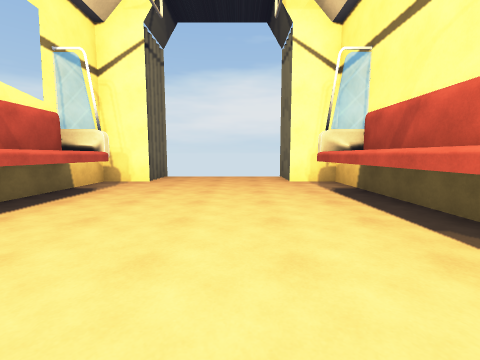
[1] (above)

16 first-person views from a walk through a 3-D level made in the Unity game engine. The camera is 1.4 m above the floor, tilts 6° down and sees 90° across. The floor is counted in squares, 2 m on a side. Each view is taken from the middle of a square. On the plan, view 1 faces up. The plan holds only what a view shows up to about 9 squares ahead; the rest is blank. The place goes on beyond the plan.

[2]
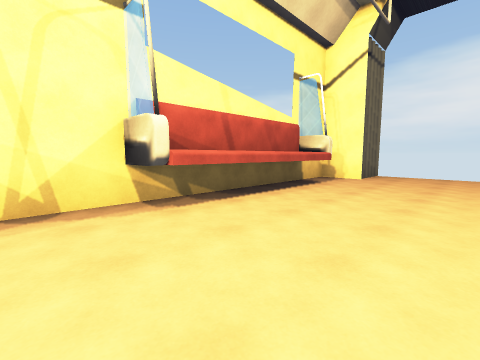

[3]
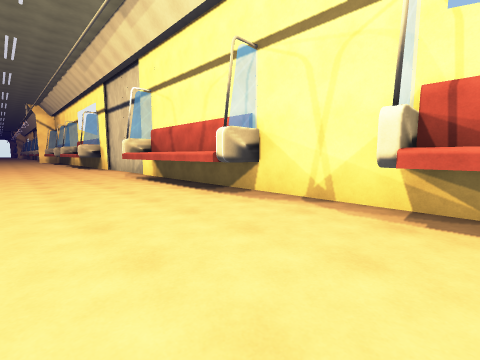

[4]
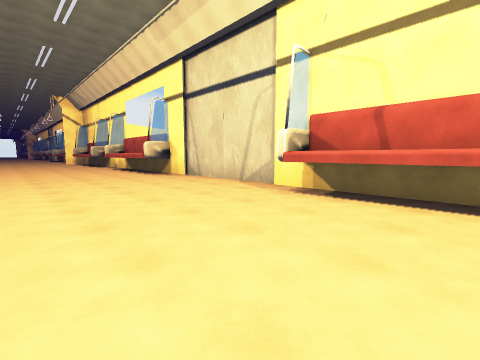

[5]
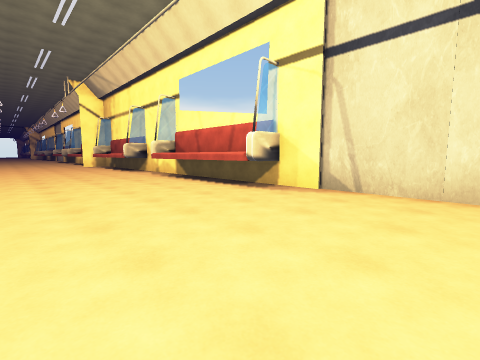

[6]
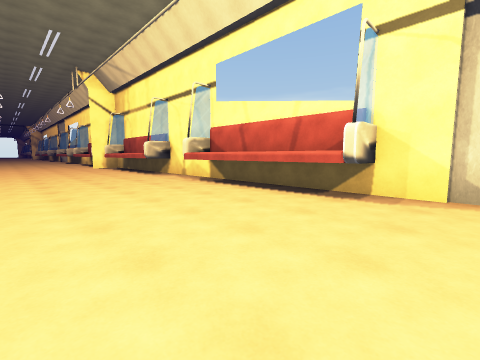

[7]
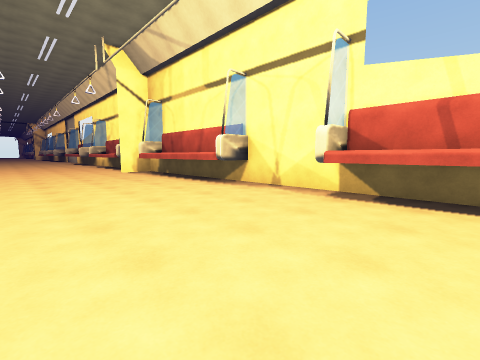

[8]
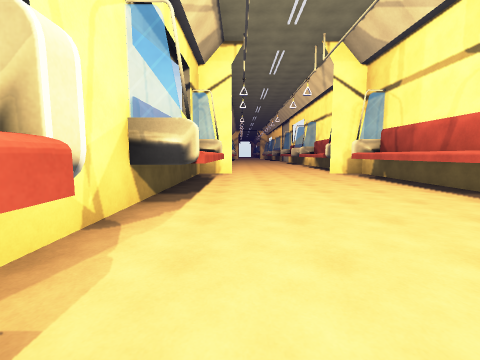

[9]
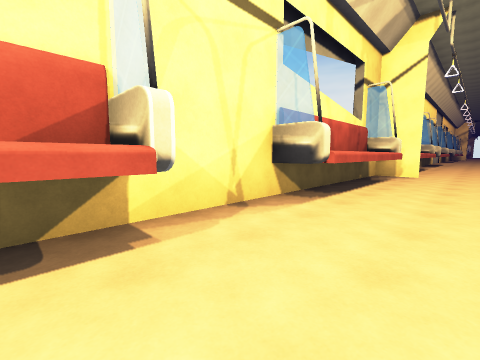

[10]
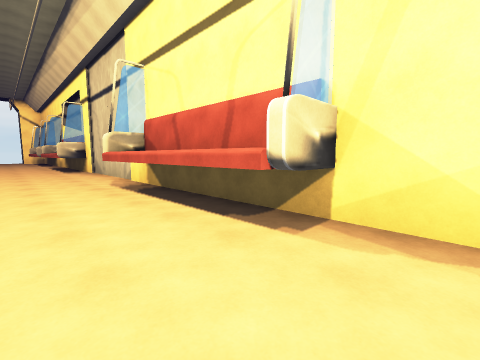

[11]
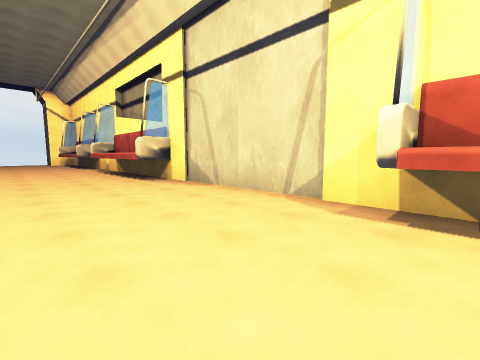

[12]
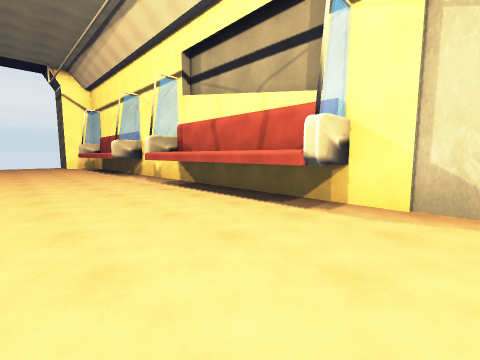

[13]
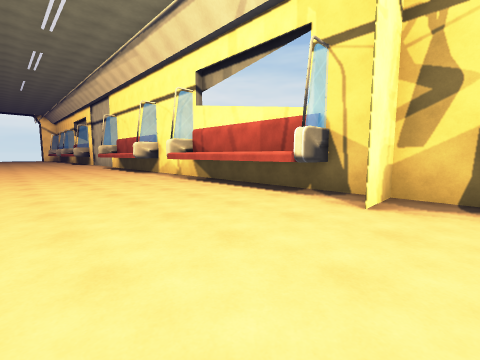

[14]
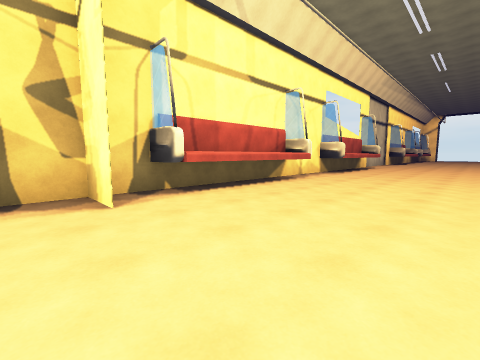

[15]
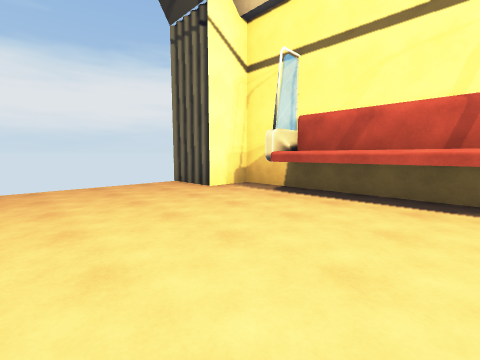

[16]
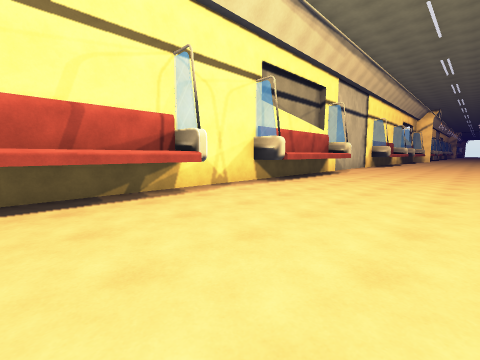

### Floor plan
Points are (right, up) in squares from view 1. A wall is a line through its corners. A room is listed if a view was taken in it or the views show most of it. See-through windows are left out.
Room 1 (views 1, 2, 3, 4, 5, 6, 7, 8, 9, 10, 11, 12, 13, 14, 15, 16)
walls: (-3.6, -12.3) (-2.6, -12.3) (-2.6, -17); (2.5, -6.7) (1.5, -6.7) (1.5, -2) (2.5, -2); (2.5, -16.9) (1.5, -16.9) (1.5, -12.2); (-3.6, -2) (-2.6, -2) (-2.6, -6.7); (-3.6, -19.3) (-2.6, -19.3) (-2.6, -23.9); (2.6, 0.3) (1.5, 0.3) (1.5, 5); (1.5, -23.9) (1.5, -19.3) (2.5, -19.3); (-2.2, -25) (-3.6, -25); (-2.6, 5) (-2.6, 0.3) (-3.6, 0.3); (2.6, -25) (1.2, -25) (2.5, -25); (1.4, 6.3) (1.2, 6.9); (2.5, -26.1) (2.5, 6.3) (1.2, 6.3) (1.4, 6.9) (1.2, 7.5); (1.5, 6.4) (1.5, 7.8); (-2.3, 7.2) (-2.6, 6.3) (-3.6, 6.3) (-3.6, -26.1); (-2.4, 7.6) (-2.4, 6.3)

Where each view was taken, in squares from view 1:
view 1: 0 up, 0 right, facing up
view 2: 1 down, 0 right, facing up-left
view 3: 1 up, 0 right, facing down-left
view 4: 4 down, 1 right, facing down-left
view 5: 9 down, 1 right, facing down-left
view 6: 11 down, 1 right, facing down-left
view 7: 15 down, 1 right, facing down-left
view 8: 16 down, 1 right, facing down
view 9: 16 down, 0 right, facing down-right
view 10: 18 down, 0 right, facing up-right
view 11: 13 down, 1 left, facing up-right
view 12: 8 down, 1 left, facing up-right
view 13: 26 down, 2 left, facing up-right
view 14: 26 down, 1 right, facing up-left
view 15: 2 up, 2 left, facing up-right
view 16: 3 up, 2 left, facing down-right
